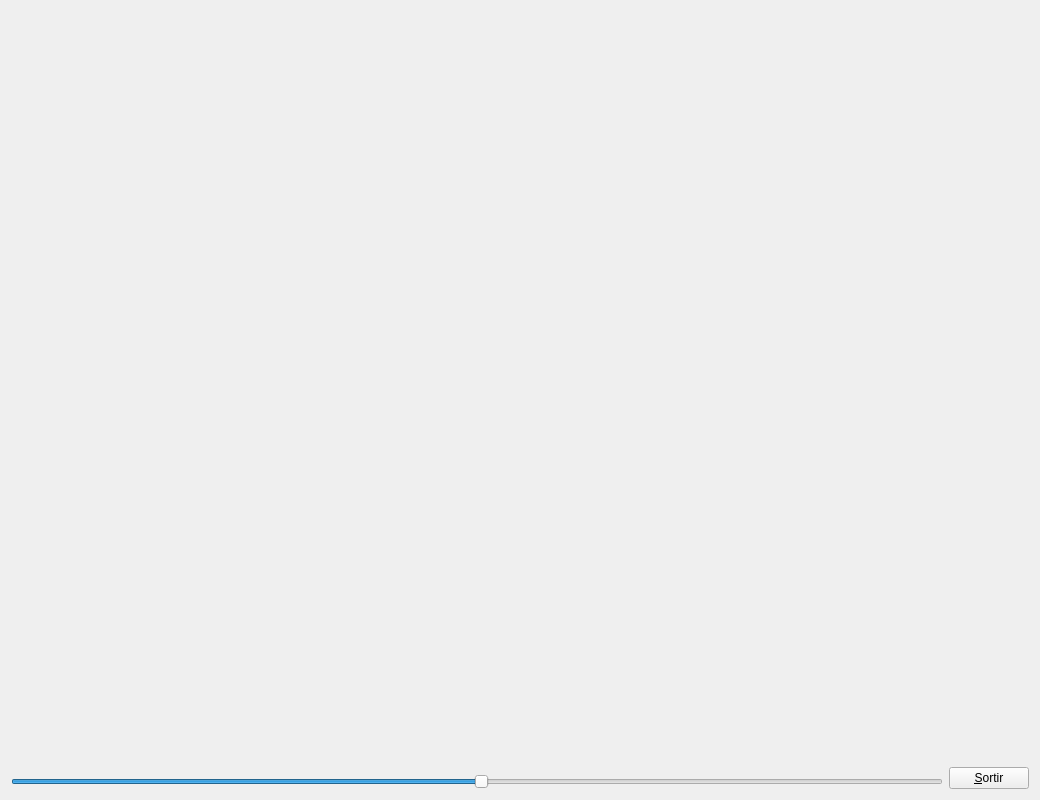
<?xml version="1.0" encoding="UTF-8"?>
<ui version="4.0">
 <class>MyForm</class>
 <widget class="QWidget" name="MyForm">
  <property name="geometry">
   <rect>
    <x>0</x>
    <y>0</y>
    <width>1040</width>
    <height>800</height>
   </rect>
  </property>
  <property name="windowTitle">
   <string>Form</string>
  </property>
  <layout class="QHBoxLayout" name="horizontalLayout">
   <item>
    <layout class="QVBoxLayout" name="verticalLayout_2">
     <item>
      <widget class="MyGLWidget" name="widget" native="true">
       <property name="sizePolicy">
        <sizepolicy hsizetype="Expanding" vsizetype="Expanding">
         <horstretch>0</horstretch>
         <verstretch>0</verstretch>
        </sizepolicy>
       </property>
      </widget>
     </item>
     <item>
      <widget class="QSlider" name="horizontalSlider">
       <property name="maximum">
        <number>99</number>
       </property>
       <property name="value">
        <number>50</number>
       </property>
       <property name="orientation">
        <enum>Qt::Horizontal</enum>
       </property>
      </widget>
     </item>
    </layout>
   </item>
   <item>
    <layout class="QVBoxLayout" name="verticalLayout">
     <item>
      <spacer name="verticalSpacer">
       <property name="orientation">
        <enum>Qt::Vertical</enum>
       </property>
       <property name="sizeHint" stdset="0">
        <size>
         <width>20</width>
         <height>40</height>
        </size>
       </property>
      </spacer>
     </item>
     <item>
      <widget class="QPushButton" name="pushButton">
       <property name="sizePolicy">
        <sizepolicy hsizetype="Fixed" vsizetype="Fixed">
         <horstretch>0</horstretch>
         <verstretch>0</verstretch>
        </sizepolicy>
       </property>
       <property name="text">
        <string>&amp;Sortir</string>
       </property>
      </widget>
     </item>
    </layout>
   </item>
  </layout>
 </widget>
 <customwidgets>
  <customwidget>
   <class>MyGLWidget</class>
   <extends>QWidget</extends>
   <header>MyGLWidget.h</header>
   <container>1</container>
   <slots>
    <signal>zoom(int)</signal>
    <slot>hagoZoom(int)</slot>
   </slots>
  </customwidget>
 </customwidgets>
 <resources/>
 <connections>
  <connection>
   <sender>pushButton</sender>
   <signal>clicked()</signal>
   <receiver>MyForm</receiver>
   <slot>close()</slot>
   <hints>
    <hint type="sourcelabel">
     <x>1029</x>
     <y>789</y>
    </hint>
    <hint type="destinationlabel">
     <x>839</x>
     <y>529</y>
    </hint>
   </hints>
  </connection>
  <connection>
   <sender>horizontalSlider</sender>
   <signal>valueChanged(int)</signal>
   <receiver>widget</receiver>
   <slot>hagoZoom(int)</slot>
   <hints>
    <hint type="sourcelabel">
     <x>454</x>
     <y>781</y>
    </hint>
    <hint type="destinationlabel">
     <x>443</x>
     <y>559</y>
    </hint>
   </hints>
  </connection>
  <connection>
   <sender>widget</sender>
   <signal>zoom(int)</signal>
   <receiver>horizontalSlider</receiver>
   <slot>setValue(int)</slot>
   <hints>
    <hint type="sourcelabel">
     <x>574</x>
     <y>672</y>
    </hint>
    <hint type="destinationlabel">
     <x>575</x>
     <y>789</y>
    </hint>
   </hints>
  </connection>
 </connections>
</ui>
